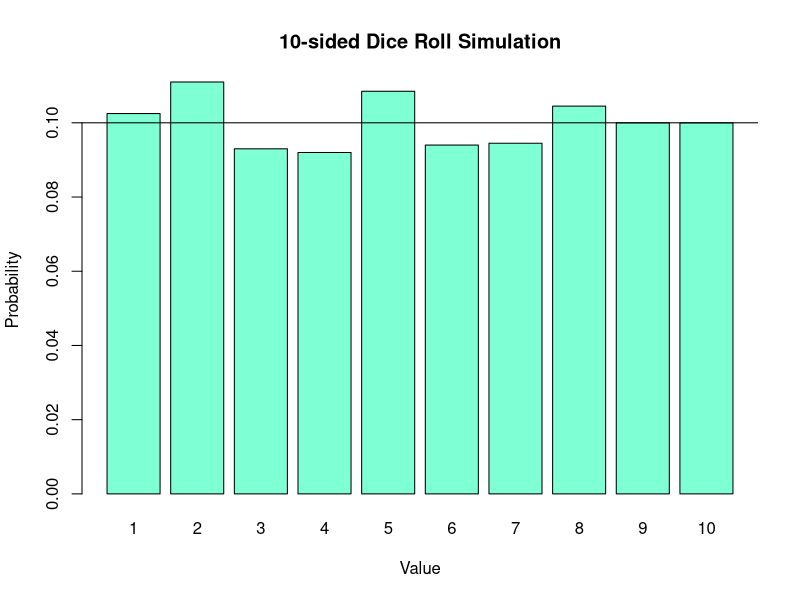
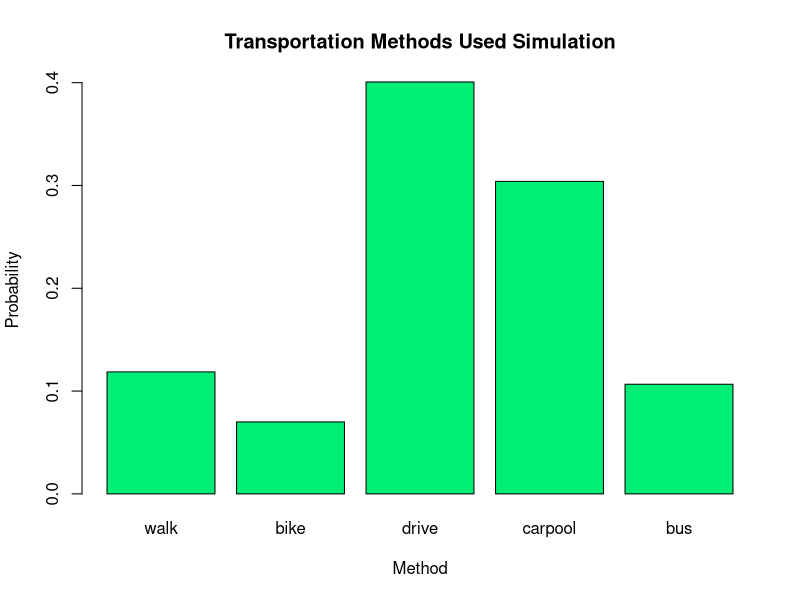
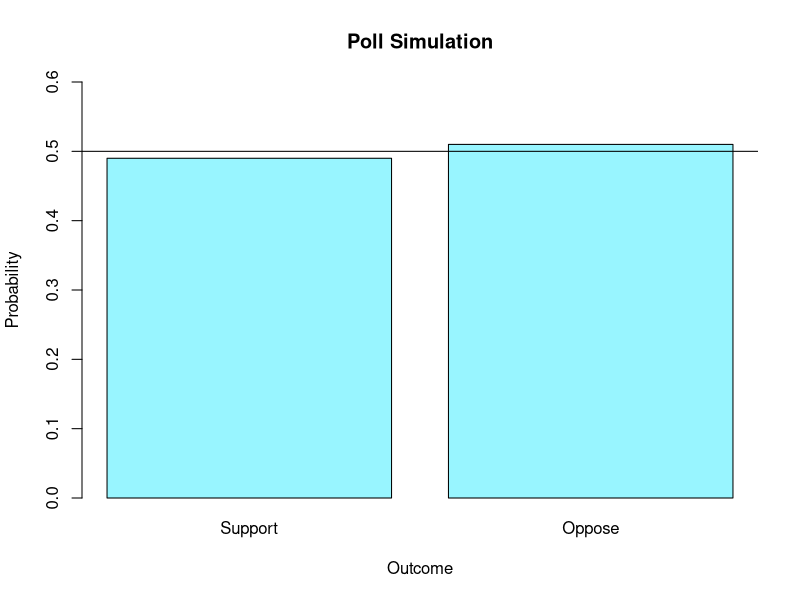
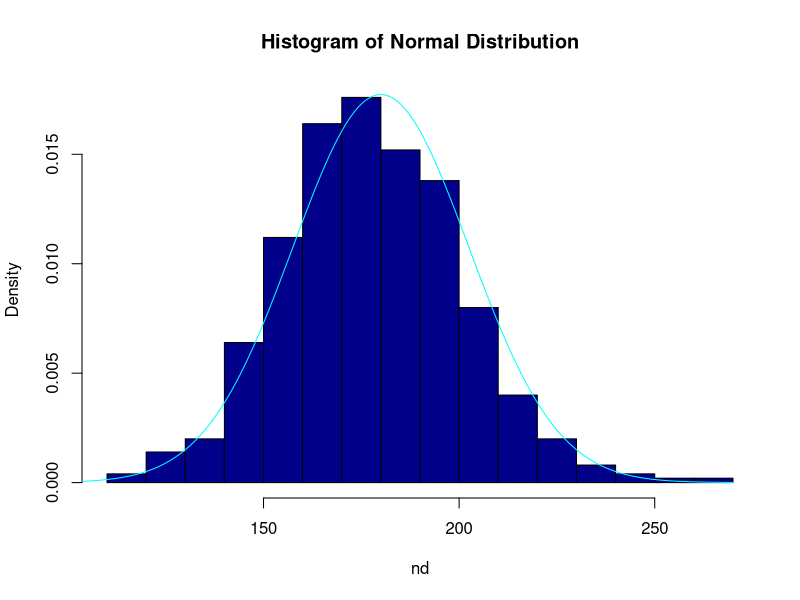

Source code (R) for these figures, in order:
## ---- chunk 1
knitr::opts_chunk$set(echo = TRUE)
## ---- chunk 2
rolls <- c()
v <- sample(c(1:10), 2000, replace=TRUE)
for (j in seq(10)) {
  rolls[j] <- sum(v==j)
}
barplot(rolls/2000, names.arg=(1:10), xlab="Value", ylab="Probability", col="aquamarine", main="10-sided Dice Roll Simulation")
abline(h=0.1)
## ---- chunk 3
methods <- c()
v <- sample(c(1:5), prob=c(0.12, 0.08, 0.4, 0.3, 0.1), 1500, replace=TRUE)
for (j in seq(5)) {
  methods[j] <- sum(v==j)
}
barplot(methods/1500, names.arg=c("walk", "bike", "drive", "carpool", "bus"), xlab="Method", ylab="Probability", col="springgreen2", main="Transportation Methods Used Simulation")
## ---- chunk 4
votes <- c()
v <- sample(c(1, 2), 400, replace=TRUE, prob=c(0.52, 0.48))

votes[1] <- sum(v==1)
votes[2] <- sum(v==2)

barplot(votes/400, names.arg=c("Support","Oppose"), xlab="Outcome", ylab="Probability", col="cadetblue1", main="Poll Simulation", ylim=c(0, 0.6))
abline(h=0.5)
## ---- chunk 5
nd <- rnorm(500, mean=180, sd=22.5)
hist(nd, main="Histogram of Normal Distribution", breaks=15, freq=FALSE, col="darkblue")
## setup the range of x values
x2 <- seq(from=90, to=270)
## calculate the corresponding y values for the given normal
y <- dnorm(x2, 180, 22.5) 
## add the curve to the plot
lines(x2, y, col="cyan1")
